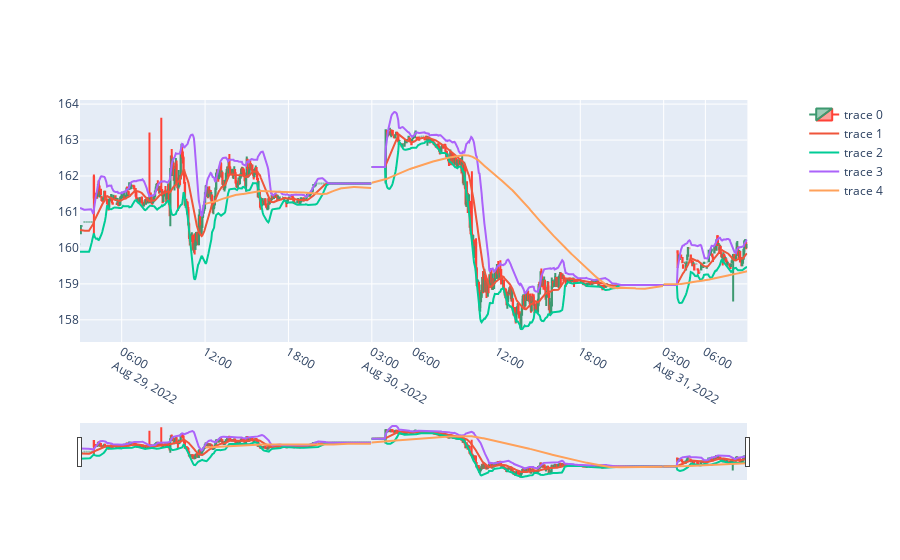

This figure's notebook cell:
### Code cell
# 161.202512
# b_sma, bands
fig = make_subplots(specs=[[{"secondary_y": True}]])
fig.add_trace(
    go.Candlestick(
        x=df.index, open=df["open"], high=df["high"], low=df["low"], close=df["close"]
    ),
)
fig.add_trace(
    go.Scatter(x=sma.index, y=sma),
)
fig.add_trace(
    go.Scatter(x=lower.index, y=lower),
)
fig.add_trace(
    go.Scatter(x=upper.index, y=upper),
)
fig.add_trace(
    go.Scatter(
        x=b_sma.index,
        y=b_sma,
    ),
)
fig.update_xaxes(
    rangeslider_visible=True,
    rangebreaks=[
        dict(bounds=["sat", "mon"]),  # hide weekends, eg. hide sat to before mon
        dict(bounds=[0, 3], pattern="hour"),  # hide hours outside of 9.30am-4pm
    ],
)
fig.show()

### Figure 1 — Plotly figure (JSON) as saved in the notebook; plotly's stock layout.template omitted (floating-point values rounded to 4 significant figures; data arrays with more than 128 entries replaced by an {"elided": "..."} marker saying what was removed)
{"data": [{"close": {"elided": "1100 float values"}, "high": {"elided": "1100 float values"}, "low": {"elided": "1100 float values"}, "open": {"elided": "1100 float values"}, "type": "candlestick", "x": {"elided": "1100 str values"}}, {"type": "scatter", "x": {"elided": "1100 str values"}, "y": {"elided": "1100 float values"}}, {"type": "scatter", "x": {"elided": "1100 str values"}, "y": {"elided": "1100 float values"}}, {"type": "scatter", "x": {"elided": "1100 str values"}, "y": {"elided": "1100 float values"}}, {"type": "scatter", "x": {"elided": "1100 str values"}, "y": {"elided": "1100 float values"}}], "layout": {"xaxis": {"anchor": "y", "domain": [0, 0.94], "rangebreaks": [{"bounds": ["sat", "mon"]}, {"bounds": [0, 3], "pattern": "hour"}], "rangeslider": {"visible": true}}, "yaxis": {"anchor": "x", "domain": [0, 1]}, "yaxis2": {"anchor": "x", "overlaying": "y", "side": "right"}}}
